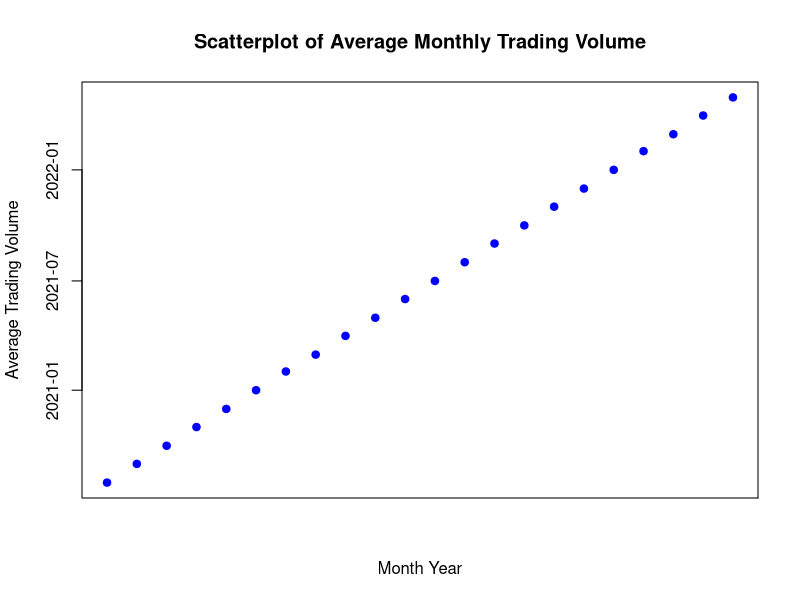

This chart was generated by the following R code: (Note: this script raises an error after producing the figure.)
df <- read.csv("GEEQ.csv")
df$Date <- as.Date(df$Date)
monthly_data <- aggregate(
  cbind(Volume = df$Volume, Close = df$Close),
  by = list(month = format(df$Date, "%Y-%m")),
  FUN = mean
)
colnames(monthly_data)[2] <- "Average_Volume" 
head(monthly_data)
monthly_data$month <- as.Date(paste0(monthly_data$month, "-01"), format = "%Y-%m-%d")


plot(
  monthly_data$month,
  monthly_data$Volume,
  main="Scatterplot of Average Monthly Trading Volume",
  xlab="Month Year",
  ylab="Average Trading Volume",
  pch = 19,
  col="blue",
  xaxt="n"
)
axis(1, at = monthly_data$ month, labels = format(monthly_data$month, "%b %Y"), las = 2, cex.axis =0.7)
abline(lm(monthly_data$Volume ~
            monthly_data$month), col = "red")
